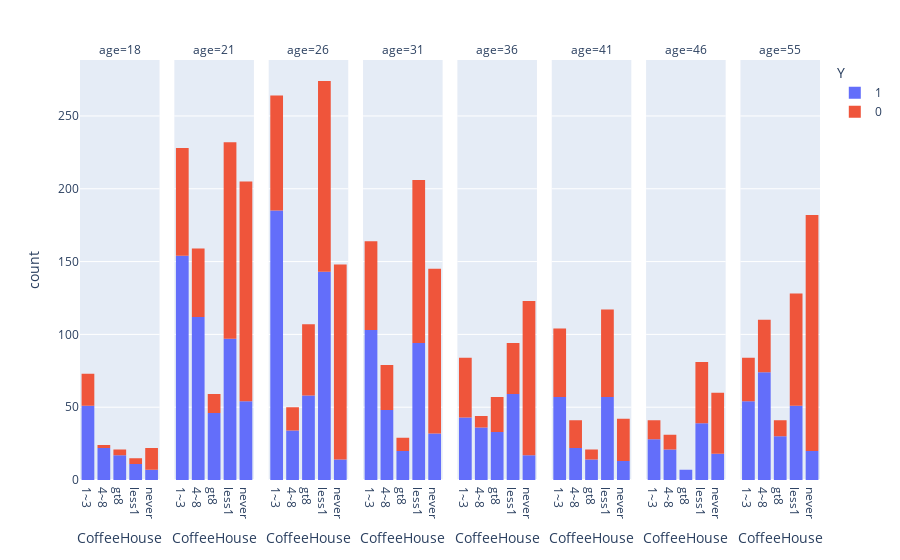

Notebook source saved alongside this figure:
### Code cell
# Craete a Plotly chart to visualize the age, number of visits to Coffee House and acceptance rates
px.histogram(coffee_coupon_data.sort_values(['age'],ascending=True), x = 'CoffeeHouse', color='Y', facet_col='age')

### Figure 1 — Plotly figure (JSON) as saved in the notebook; plotly's stock layout.template omitted (floating-point values rounded to 4 significant figures; data arrays with more than 128 entries replaced by an {"elided": "..."} marker saying what was removed)
{"data": [{"alignmentgroup": "True", "bingroup": "x", "hovertemplate": "Y=1<br>age=18<br>CoffeeHouse=%{x}<br>count=%{y}<extra></extra>", "legendgroup": "1", "marker": {"color": "#636efa", "pattern": {"shape": ""}}, "name": "1", "offsetgroup": "1", "orientation": "v", "showlegend": true, "type": "histogram", "x": ["1~3", "1~3", "1~3", "1~3", "1~3", "1~3", "4~8", "4~8", "4~8", "gt8", "gt8", "gt8", "gt8", "1~3", "gt8", "1~3", "4~8", "1~3", "less1", "less1", "4~8", "4~8", "4~8", "4~8", "4~8", "4~8", "4~8", "4~8", "4~8", "4~8", "4~8", "4~8", "4~8", "1~3", "1~3", "1~3", "1~3", "1~3", "1~3", "gt8", "gt8", "gt8", "gt8", "1~3", "1~3", "1~3", "never", "1~3", "1~3", "gt8", "gt8", "gt8", "gt8", "never", "never", "never", "never", "less1", "less1", "less1", "less1", "gt8", "never", "never", "less1", "1~3", "1~3", "1~3", "1~3", "1~3", "1~3", "1~3", "1~3", "1~3", "gt8", "gt8", "1~3", "1~3", "1~3", "1~3", "less1", "1~3", "1~3", "1~3", "1~3", "1~3", "1~3", "1~3", "1~3", "1~3", "1~3", "less1", "less1", "4~8", "4~8", "4~8", "4~8", "4~8", "1~3", "1~3", "less1", "1~3", "1~3", "1~3", "1~3", "1~3", "1~3", "gt8"], "xaxis": "x", "yaxis": "y"}, {"alignmentgroup": "True", "bingroup": "x", "hovertemplate": "Y=1<br>age=21<br>CoffeeHouse=%{x}<br>count=%{y}<extra></extra>", "legendgroup": "1", "marker": {"color": "#636efa", "pattern": {"shape": ""}}, "name": "1", "offsetgroup": "1", "orientation": "v", "showlegend": false, "type": "histogram", "x": {"elided": "463 str values"}, "xaxis": "x2", "yaxis": "y2"}, {"alignmentgroup": "True", "bingroup": "x", "hovertemplate": "Y=1<br>age=26<br>CoffeeHouse=%{x}<br>count=%{y}<extra></extra>", "legendgroup": "1", "marker": {"color": "#636efa", "pattern": {"shape": ""}}, "name": "1", "offsetgroup": "1", "orientation": "v", "showlegend": false, "type": "histogram", "x": {"elided": "434 str values"}, "xaxis": "x3", "yaxis": "y3"}, {"alignmentgroup": "True", "bingroup": "x", "hovertemplate": "Y=1<br>age=31<br>CoffeeHouse=%{x}<br>count=%{y}<extra></extra>", "legendgroup": "1", "marker": {"color": "#636efa", "pattern": {"shape": ""}}, "name": "1", "offsetgroup": "1", "orientation": "v", "showlegend": false, "type": "histogram", "x": {"elided": "297 str values"}, "xaxis": "x4", "yaxis": "y4"}, {"alignmentgroup": "True", "bingroup": "x", "hovertemplate": "Y=1<br>age=36<br>CoffeeHouse=%{x}<br>count=%{y}<extra></extra>", "legendgroup": "1", "marker": {"color": "#636efa", "pattern": {"shape": ""}}, "name": "1", "offsetgroup": "1", "orientation": "v", "showlegend": false, "type": "histogram", "x": {"elided": "188 str values"}, "xaxis": "x5", "yaxis": "y5"}, {"alignmentgroup": "True", "bingroup": "x", "hovertemplate": "Y=1<br>age=41<br>CoffeeHouse=%{x}<br>count=%{y}<extra></extra>", "legendgroup": "1", "marker": {"color": "#636efa", "pattern": {"shape": ""}}, "name": "1", "offsetgroup": "1", "orientation": "v", "showlegend": false, "type": "histogram", "x": {"elided": "163 str values"}, "xaxis": "x6", "yaxis": "y6"}, {"alignmentgroup": "True", "bingroup": "x", "hovertemplate": "Y=1<br>age=46<br>CoffeeHouse=%{x}<br>count=%{y}<extra></extra>", "legendgroup": "1", "marker": {"color": "#636efa", "pattern": {"shape": ""}}, "name": "1", "offsetgroup": "1", "orientation": "v", "showlegend": false, "type": "histogram", "x": ["less1", "less1", "less1", "less1", "less1", "less1", "less1", "less1", "less1", "less1", "less1", "less1", "less1", "less1", "less1", "less1", "never", "never", "never", "never", "never", "4~8", "4~8", "never", "never", "never", "never", "never", "1~3", "1~3", "1~3", "1~3", "less1", "less1", "less1", "4~8", "less1", "1~3", "less1", "less1", "less1", "less1", "less1", "less1", "1~3", "1~3", "less1", "1~3", "1~3", "1~3", "1~3", "1~3", "1~3", "never", "less1", "1~3", "less1", "less1", "less1", "1~3", "less1", "less1", "less1", "4~8", "1~3", "1~3", "1~3", "1~3", "gt8", "1~3", "4~8", "gt8", "gt8", "gt8", "gt8", "gt8", "4~8", "4~8", "4~8", "1~3", "1~3", "1~3", "4~8", "1~3", "1~3", "1~3", "1~3", "4~8", "4~8", "never", "never", "4~8", "4~8", "4~8", "less1", "4~8", "4~8", "4~8", "4~8", "4~8", "never", "never", "4~8", "gt8", "never", "4~8", "never", "never", "less1", "less1", "less1", "1~3", "less1"], "xaxis": "x7", "yaxis": "y7"}, {"alignmentgroup": "True", "bingroup": "x", "hovertemplate": "Y=1<br>age=55<br>CoffeeHouse=%{x}<br>count=%{y}<extra></extra>", "legendgroup": "1", "marker": {"color": "#636efa", "pattern": {"shape": ""}}, "name": "1", "offsetgroup": "1", "orientation": "v", "showlegend": false, "type": "histogram", "x": {"elided": "229 str values"}, "xaxis": "x8", "yaxis": "y8"}, {"alignmentgroup": "True", "bingroup": "x", "hovertemplate": "Y=0<br>age=18<br>CoffeeHouse=%{x}<br>count=%{y}<extra></extra>", "legendgroup": "0", "marker": {"color": "#EF553B", "pattern": {"shape": ""}}, "name": "0", "offsetgroup": "0", "orientation": "v", "showlegend": true, "type": "histogram", "x": ["1~3", "1~3", "1~3", "4~8", "never", "never", "gt8", "1~3", "1~3", "less1", "1~3", "never", "never", "never", "never", "never", "1~3", "1~3", "1~3", "1~3", "1~3", "never", "never", "never", "never", "never", "1~3", "1~3", "1~3", "1~3", "1~3", "less1", "1~3", "1~3", "less1", "1~3", "1~3", "1~3", "1~3", "never", "gt8", "never", "less1", "never", "4~8", "gt8", "gt8"], "xaxis": "x", "yaxis": "y"}, {"alignmentgroup": "True", "bingroup": "x", "hovertemplate": "Y=0<br>age=21<br>CoffeeHouse=%{x}<br>count=%{y}<extra></extra>", "legendgroup": "0", "marker": {"color": "#EF553B", "pattern": {"shape": ""}}, "name": "0", "offsetgroup": "0", "orientation": "v", "showlegend": false, "type": "histogram", "x": {"elided": "420 str values"}, "xaxis": "x2", "yaxis": "y2"}, {"alignmentgroup": "True", "bingroup": "x", "hovertemplate": "Y=0<br>age=26<br>CoffeeHouse=%{x}<br>count=%{y}<extra></extra>", "legendgroup": "0", "marker": {"color": "#EF553B", "pattern": {"shape": ""}}, "name": "0", "offsetgroup": "0", "orientation": "v", "showlegend": false, "type": "histogram", "x": {"elided": "409 str values"}, "xaxis": "x3", "yaxis": "y3"}, {"alignmentgroup": "True", "bingroup": "x", "hovertemplate": "Y=0<br>age=31<br>CoffeeHouse=%{x}<br>count=%{y}<extra></extra>", "legendgroup": "0", "marker": {"color": "#EF553B", "pattern": {"shape": ""}}, "name": "0", "offsetgroup": "0", "orientation": "v", "showlegend": false, "type": "histogram", "x": {"elided": "326 str values"}, "xaxis": "x4", "yaxis": "y4"}, {"alignmentgroup": "True", "bingroup": "x", "hovertemplate": "Y=0<br>age=36<br>CoffeeHouse=%{x}<br>count=%{y}<extra></extra>", "legendgroup": "0", "marker": {"color": "#EF553B", "pattern": {"shape": ""}}, "name": "0", "offsetgroup": "0", "orientation": "v", "showlegend": false, "type": "histogram", "x": {"elided": "214 str values"}, "xaxis": "x5", "yaxis": "y5"}, {"alignmentgroup": "True", "bingroup": "x", "hovertemplate": "Y=0<br>age=41<br>CoffeeHouse=%{x}<br>count=%{y}<extra></extra>", "legendgroup": "0", "marker": {"color": "#EF553B", "pattern": {"shape": ""}}, "name": "0", "offsetgroup": "0", "orientation": "v", "showlegend": false, "type": "histogram", "x": {"elided": "162 str values"}, "xaxis": "x6", "yaxis": "y6"}, {"alignmentgroup": "True", "bingroup": "x", "hovertemplate": "Y=0<br>age=46<br>CoffeeHouse=%{x}<br>count=%{y}<extra></extra>", "legendgroup": "0", "marker": {"color": "#EF553B", "pattern": {"shape": ""}}, "name": "0", "offsetgroup": "0", "orientation": "v", "showlegend": false, "type": "histogram", "x": ["never", "never", "never", "never", "less1", "less1", "never", "never", "less1", "never", "less1", "less1", "less1", "less1", "less1", "less1", "less1", "never", "less1", "less1", "never", "never", "never", "less1", "4~8", "less1", "never", "never", "less1", "less1", "less1", "never", "never", "never", "never", "never", "less1", "less1", "1~3", "less1", "1~3", "1~3", "1~3", "less1", "1~3", "less1", "less1", "less1", "less1", "1~3", "less1", "less1", "1~3", "1~3", "never", "never", "never", "less1", "less1", "1~3", "never", "never", "1~3", "never", "4~8", "4~8", "4~8", "4~8", "4~8", "never", "less1", "1~3", "1~3", "less1", "less1", "never", "less1", "never", "never", "less1", "4~8", "never", "4~8", "never", "4~8", "never", "never", "never", "never", "less1", "less1", "never", "never", "never", "4~8", "less1", "less1", "less1", "less1", "never", "never", "less1", "less1", "never", "never", "1~3", "never"], "xaxis": "x7", "yaxis": "y7"}, {"alignmentgroup": "True", "bingroup": "x", "hovertemplate": "Y=0<br>age=55<br>CoffeeHouse=%{x}<br>count=%{y}<extra></extra>", "legendgroup": "0", "marker": {"color": "#EF553B", "pattern": {"shape": ""}}, "name": "0", "offsetgroup": "0", "orientation": "v", "showlegend": false, "type": "histogram", "x": {"elided": "316 str values"}, "xaxis": "x8", "yaxis": "y8"}], "layout": {"annotations": [{"font": {}, "showarrow": false, "text": "age=18", "x": 0.05375, "xanchor": "center", "xref": "paper", "y": 1, "yanchor": "bottom", "yref": "paper"}, {"font": {}, "showarrow": false, "text": "age=21", "x": 0.1812, "xanchor": "center", "xref": "paper", "y": 1, "yanchor": "bottom", "yref": "paper"}, {"font": {}, "showarrow": false, "text": "age=26", "x": 0.3087, "xanchor": "center", "xref": "paper", "y": 1, "yanchor": "bottom", "yref": "paper"}, {"font": {}, "showarrow": false, "text": "age=31", "x": 0.4363, "xanchor": "center", "xref": "paper", "y": 1, "yanchor": "bottom", "yref": "paper"}, {"font": {}, "showarrow": false, "text": "age=36", "x": 0.5637, "xanchor": "center", "xref": "paper", "y": 1, "yanchor": "bottom", "yref": "paper"}, {"font": {}, "showarrow": false, "text": "age=41", "x": 0.6912, "xanchor": "center", "xref": "paper", "y": 1, "yanchor": "bottom", "yref": "paper"}, {"font": {}, "showarrow": false, "text": "age=46", "x": 0.8188, "xanchor": "center", "xref": "paper", "y": 1, "yanchor": "bottom", "yref": "paper"}, {"font": {}, "showarrow": false, "text": "age=55", "x": 0.9463, "xanchor": "center", "xref": "paper", "y": 1, "yanchor": "bottom", "yref": "paper"}], "autosize": true, "barmode": "relative", "legend": {"title": {"text": "Y"}, "tracegroupgap": 0}, "margin": {"t": 60}, "xaxis": {"anchor": "y", "autorange": true, "domain": [0, 0.1075], "range": [-0.5, 4.5], "title": {"text": "CoffeeHouse"}, "type": "category"}, "xaxis2": {"anchor": "y2", "autorange": true, "domain": [0.1275, 0.235], "matches": "x", "range": [-0.5, 4.5], "title": {"text": "CoffeeHouse"}, "type": "category"}, "xaxis3": {"anchor": "y3", "autorange": true, "domain": [0.255, 0.3625], "matches": "x", "range": [-0.5, 4.5], "title": {"text": "CoffeeHouse"}, "type": "category"}, "xaxis4": {"anchor": "y4", "autorange": true, "domain": [0.3825, 0.49], "matches": "x", "range": [-0.5, 4.5], "title": {"text": "CoffeeHouse"}, "type": "category"}, "xaxis5": {"anchor": "y5", "autorange": true, "domain": [0.51, 0.6175], "matches": "x", "range": [-0.5, 4.5], "title": {"text": "CoffeeHouse"}, "type": "category"}, "xaxis6": {"anchor": "y6", "autorange": true, "domain": [0.6375, 0.745], "matches": "x", "range": [-0.5, 4.5], "title": {"text": "CoffeeHouse"}, "type": "category"}, "xaxis7": {"anchor": "y7", "autorange": true, "domain": [0.765, 0.8725], "matches": "x", "range": [-0.5, 4.5], "title": {"text": "CoffeeHouse"}, "type": "category"}, "xaxis8": {"anchor": "y8", "autorange": true, "domain": [0.8925, 1], "matches": "x", "range": [-0.5, 4.5], "title": {"text": "CoffeeHouse"}, "type": "category"}, "yaxis": {"anchor": "x", "autorange": true, "domain": [0, 1], "range": [0, 288.4], "title": {"text": "count"}}, "yaxis2": {"anchor": "x2", "autorange": true, "domain": [0, 1], "matches": "y", "range": [0, 288.4], "showticklabels": false}, "yaxis3": {"anchor": "x3", "autorange": true, "domain": [0, 1], "matches": "y", "range": [0, 288.4], "showticklabels": false}, "yaxis4": {"anchor": "x4", "autorange": true, "domain": [0, 1], "matches": "y", "range": [0, 288.4], "showticklabels": false}, "yaxis5": {"anchor": "x5", "autorange": true, "domain": [0, 1], "matches": "y", "range": [0, 288.4], "showticklabels": false}, "yaxis6": {"anchor": "x6", "autorange": true, "domain": [0, 1], "matches": "y", "range": [0, 288.4], "showticklabels": false}, "yaxis7": {"anchor": "x7", "autorange": true, "domain": [0, 1], "matches": "y", "range": [0, 288.4], "showticklabels": false}, "yaxis8": {"anchor": "x8", "autorange": true, "domain": [0, 1], "matches": "y", "range": [0, 288.4], "showticklabels": false}}}
